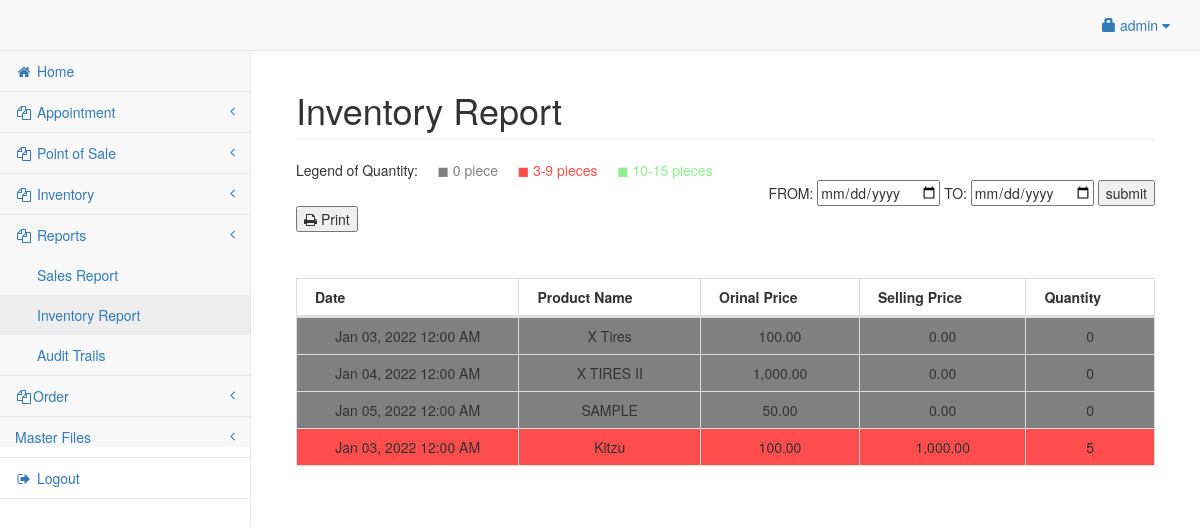
The page /admin/inventory_report.php (signed in) on the database as committed earlier.
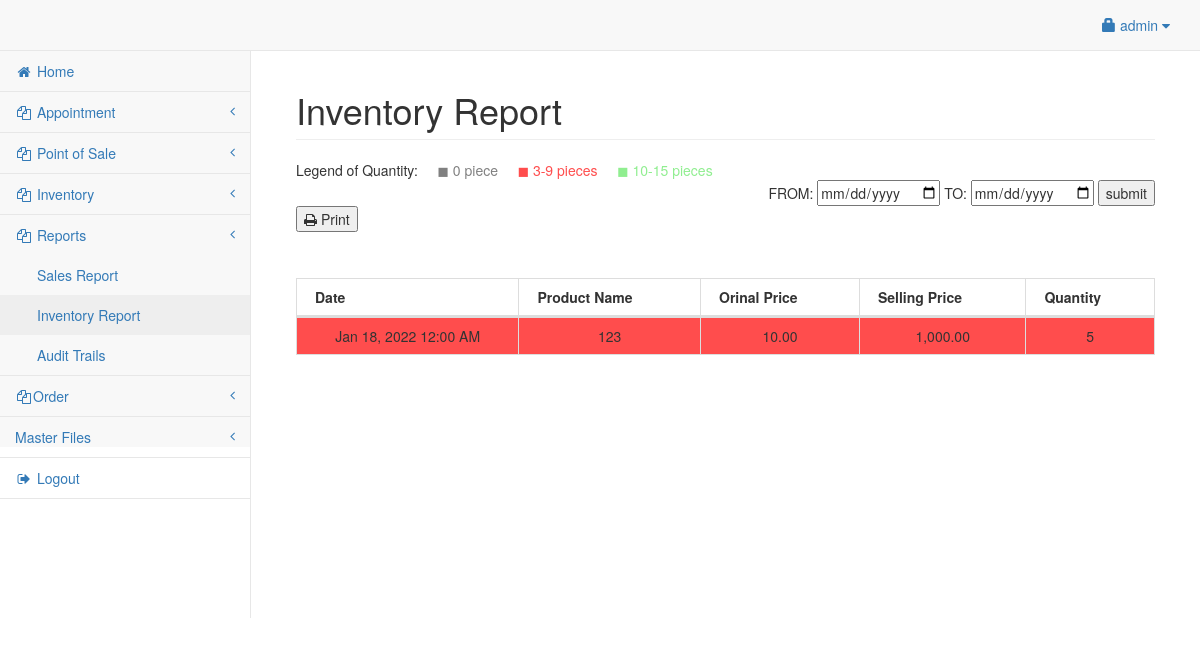
The same page on the database as committed later.
### tables this page shows
CREATE TABLE `product` (
  `productid` int(11) NOT NULL,
  `categoryid` int(11) NOT NULL,
  `barcode_id` varchar(25) NOT NULL,
  `product_name` varchar(150) NOT NULL,
  `product_price` double NOT NULL,
  `price` int(10) NOT NULL,
  `product_qty` double NOT NULL,
  `photo` varchar(200) NOT NULL,
  `supplierid` int(11) NOT NULL,
  `date` date NOT NULL,
  `about` varchar(250) NOT NULL,
  `damage_qty` double NOT NULL
);

### admin/inventory_report.php (the view, shortened to what this page needs)
<?php include('header.php'); ?>
<body>
	<div id="wrapper">
		<?php include('navbar.php'); ?>
		<div style="height:50px;"></div>
		<div id="page-wrapper">
			<div class="container-fluid">
				<?php $to = date("Y-m-d");
				$from = "2021-11-23";
				?>
				<div class="row">
					<div class="col-lg-12">
						<h1 class="page-header">Inventory Report</h1>
						<span> Legend of Quantity: </span>
						<span style="color:gray">&nbsp;&nbsp;&nbsp;&nbsp;&#9724; 0 piece </span>
						<span style="color:#ff4d4d">&nbsp;&nbsp;&nbsp;&nbsp;&#9724; 3-9 pieces </span>
						<span style="color:lightgreen">&nbsp;&nbsp;&nbsp;&nbsp;&#9724; 10-15 pieces </span>
						<div align="right">
							<form method="POST">
								<span>FROM: </span>
								<input type="date" name="from">
								<span>TO: </span>
								<input type="date" name="to">
								<input type="submit" name="Submit1" value="submit" />
							</form>
						</div>
					</div>
				</div>
				<form method="post" action="print_inventory.php" target="_new" class="form-inline">
					<div class="form-group">
						<button class="submit" id="print" >
							<i class="fa fa-print"></i> Print
						</button></a>
					</div>
				</form>
				<br>
				<div class="row">
					<div class="col-lg-12">
						<table width="100%" class="table table-striped table-bordered table-hover" id="invTable">
							<thead>
								<tr>
									<th>Date</th>
									<th>Product Name</th>
									<th>Orinal Price</th>
									<th>Selling Price</th>
									<th>Quantity</th>
								</tr>
							</thead>
							<tbody>
								<?php
								if (isset($_POST["Submit1"])) {
									$from = $_POST['from'];
									$to = $_POST['to'];
									$iq = mysqli_query($conn, "SELECT * FROM product  WHERE date BETWEEN '$from' AND '$to' ORDER by product_qty asc");
									while ($iqrow = mysqli_fetch_array($iq)) {
								?>
										<tr <?php if ($iqrow['product_qty'] >= 10 && $iqrow['product_qty'] <= 15) {
												echo 'style="background-color : lightgreen"; ';
											} else if ($iqrow['product_qty'] <= 9 && $iqrow['product_qty'] >= 3) {
												echo 'style="background-color : #ff4d4d"; ';
											} else if ($iqrow['product_qty'] == 0) {
												echo 'style="background-color : gray"; ';
											}
											?>>
											<td class="hidden"></td>
											<td><center><?php echo date('M d, Y h:i A', strtotime($iqrow['date'])); ?></center></td>
											<td align="right"><center><?php echo $iqrow['product_name']; ?></center></td>
											<td align="right"><center><?php echo number_format( $iqrow['price'], 2); ?></center></td>
											<td align="right"><center><?php echo number_format( $iqrow['product_price'], 2); ?></center></td>
											<td align="right"><center><?php echo $iqrow['product_qty']; ?></center></td>
										</tr>
									<?php
									}
								} else {
									$iq = mysqli_query($conn, "SELECT * FROM product  WHERE date BETWEEN '$from' AND '$to' ORDER by product_qty asc");
									while ($iqrow = mysqli_fetch_array($iq)) {
									?>
										<tr <?php if ($iqrow['product_qty'] >= 10 && $iqrow['product_qty'] <= 15) {
												echo 'style="background-color : lightgreen"; ';
											} else if ($iqrow['product_qty'] <= 9 && $iqrow['product_qty'] >= 3) {
												echo 'style="background-color : #ff4d4d"; ';
											} else if ($iqrow['product_qty'] == 0) {
												echo 'style="background-color : gray"; ';
											}
											?>>
											<td><center><?php echo date('M d, Y h:i A', strtotime($iqrow['date'])); ?></center></td>
											<td align="right"><center><?php echo $iqrow['product_name']; ?></center></td>
											<td align="right"><center><?php echo number_format( $iqrow['price'], 2);?></center></td>
											<td align="right"><center><?php echo number_format( $iqrow['product_price'], 2);?></center></td>
											<td align="right"><center><?php echo $iqrow['product_qty']; ?></center></td>
										</tr>
								<?php
									}
								}
								?>
							</tbody>
						</table>
					</div>
				</div>
			</div>
		</div>
	</div>
</body>
</html>

Rows that differ between the two databases and show on the page:
removed product: date "Jan 03, 2022 12:00 AM", product_name "X Tires", price "100.00", product_price "0.00", product_qty "0"
removed product: date "Jan 04, 2022 12:00 AM", product_name "X TIRES II", price "1,000.00", product_price "0.00", product_qty "0"
removed product: date "Jan 05, 2022 12:00 AM", product_name "SAMPLE", price "50.00", product_price "0.00", product_qty "0"
removed product: date "Jan 03, 2022 12:00 AM", product_name "Kitzu", price "100.00", product_price "1,000.00", product_qty "5"
added product: date "Jan 18, 2022 12:00 AM", product_name "123", price "10.00", product_price "1,000.00", product_qty "5"
